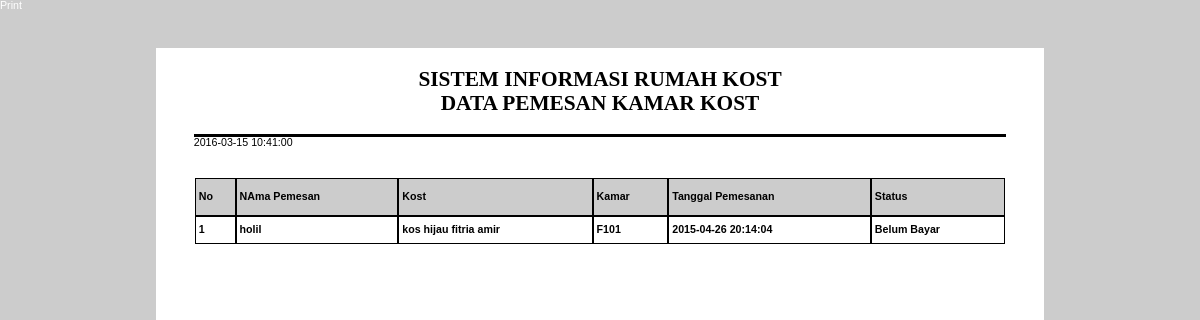
The page /member/riport-pemesan.php (signed in) on the database its author committed.
### tables this page shows
CREATE TABLE IF NOT EXISTS `sewa` (
  `id_pesan` int(11) NOT NULL AUTO_INCREMENT,
  `id_penghuni` int(11) NOT NULL,
  `id_rumah` int(11) NOT NULL,
  `id_kamar` int(11) NOT NULL,
  `id_member` int(11) NOT NULL,
  `tanggal` timestamp NOT NULL DEFAULT CURRENT_TIMESTAMP ON UPDATE CURRENT_TIMESTAMP,
  `batas` timestamp NOT NULL DEFAULT '0000-00-00 00:00:00',
  `timer_pemesanan` timestamp NOT NULL DEFAULT '0000-00-00 00:00:00',
  `status` varchar(200) NOT NULL,
  PRIMARY KEY (`id_pesan`)
);

CREATE TABLE IF NOT EXISTS `penghuni` (
  `id_penghuni` int(11) NOT NULL AUTO_INCREMENT,
  `no_identitas` varchar(30) NOT NULL,
  `jenis_id` varchar(20) NOT NULL,
  `nama_p` varchar(100) NOT NULL,
  `username` varchar(50) NOT NULL,
  `password` varchar(50) NOT NULL,
  `email` varchar(100) NOT NULL,
  `alamat` varchar(100) NOT NULL,
  `tempat_lahir` varchar(100) NOT NULL,
  `tgl_lahir` date NOT NULL,
  `jk` varchar(30) NOT NULL,
  `phone` varchar(30) NOT NULL,
  `status_p` varchar(50) NOT NULL,
  PRIMARY KEY (`id_penghuni`)
);

CREATE TABLE IF NOT EXISTS `rumah_kost` (
  `id_rumah` int(11) NOT NULL AUTO_INCREMENT,
  `id_member` int(11) NOT NULL,
  `Nama_kost` varchar(100) NOT NULL,
  `alamat_kost` varchar(500) NOT NULL,
  `id_kecamatan` int(11) NOT NULL,
  `id_kelurahan` int(11) NOT NULL,
  `fasilitas` varchar(500) NOT NULL,
  `latitude` float NOT NULL,
  `longitude` float NOT NULL,
  `lain_lain` varchar(500) NOT NULL,
  `harga_terendah` varchar(100) NOT NULL,
  `jenis_kost` varchar(50) NOT NULL,
  `kategori` varchar(100) NOT NULL,
  `id_metode` int(11) NOT NULL,
  `foto` varchar(1000) NOT NULL,
  PRIMARY KEY (`id_rumah`)
);

CREATE TABLE IF NOT EXISTS `kamar` (
  `id_kamar` int(11) NOT NULL AUTO_INCREMENT,
  `id_rumah` int(11) NOT NULL,
  `id_member` int(11) NOT NULL,
  `kamar` varchar(500) NOT NULL,
  `fasilitas_kamar` varchar(500) NOT NULL,
  `kouta` int(11) NOT NULL,
  `harga` varchar(500) NOT NULL,
  `waktu_sewa` varchar(100) NOT NULL,
  `keterangan_kamar` text NOT NULL,
  PRIMARY KEY (`id_kamar`)
);

### config/config.php (called while the page is built, shortened)
<?php
$db="rumah_kost";
$entries=10;
?>

### member/riport-pemesan.php (the view, shortened to what this page needs)
<?php
if ($_SESSION['id_member']) {
    include "../config/config.php";
    $id_member = $_SESSION['id_member'];
    $kamar = $_GET['kamar'];
    ?>
    <!DOCTYPE HTML PUBLIC "-//W3C//DTD XHTML 1.0 Strict//EN" "http://www.w3.org/TR/xhtml1/DTD/xhtml1-strict.dtd">
    <head>
                                    </head><body>
                                        <a href="#" id="print" onclick="window.print();document.getElementById('print').style.display='none';window.close();" style="text-decoration:none; color:white;" title="Print">Print</a>
                                        <?php
                                        $page = (int) $_GET['id'];
                                        $offset = $page * $entries;
                                        $result = mysql_db_query($db, "select * from sewa  where id_member='$id_member' order by tanggal desc limit $offset,$entries", $koneksi);
                                        ?>
                                        <div class="page">
                                            <div class="header">
                                                    <div class="h1"><center>SISTEM INFORMASI RUMAH KOST</center></div>
                                                    <div class="h1"><center>DATA PEMESAN KAMAR KOST</center></div>
                                            </div>
                                            <div class="header5">
                                                <div> <? echo date('Y-m-d H:i:s') ?></div>
                                            </div>
                                            <div class="content">
                                                <table width="100%" height="100%" border="1" cellpadding="0" cellspacing="0" bordercolor="#ffffff" class="tbTopik">
                                                    <tr>
                                                        <td height="30px"  bgcolor="#CCCCCC">No</td>
                                                        <td height="30px"  bgcolor="#CCCCCC">NAma Pemesan</td>
                                                        <td height="30px"  bgcolor="#CCCCCC">Kost</td>
                                                        <td height="30px"  bgcolor="#CCCCCC">Kamar</td>
                                                        <td height="30px"  bgcolor="#CCCCCC">Tanggal Pemesanan</td>
                                                        <td height="30px"  bgcolor="#CCCCCC">Status</td>
                                                    </tr>
                                                    <?php
                                                    include "../config/config.php";
                                                    while ($row = mysql_fetch_array($result)) {
                                                        $id_penghuni = $row['id_penghuni'];
                                                        $id_rumah = $row['id_rumah'];
                                                        $id_kamar = $row['id_kamar'];
                                                        $tanggal = $row['tanggal'];
                                                        $status = $row['status'];
                                                        $tampil = mysql_db_query($db, "select * from penghuni where id_penghuni='$id_penghuni' ", $koneksi);
                                                        while ($row = mysql_fetch_array($tampil)) {
                                                            $nama_p = $row['nama_p'];
                                                        }
                                                        $tampil = mysql_db_query($db, "select * from rumah_kost where id_rumah='$id_rumah'", $koneksi);
                                                        while ($row = mysql_fetch_array($tampil)) {
                                                            $Nama_kost = $row['Nama_kost'];
                                                        }
                                                        $tampil = mysql_db_query($db, "select * from kamar where id_kamar='$id_kamar' ", $koneksi);
                                                        while ($row = mysql_fetch_array($tampil)) {
                                                            $kamar = $row['kamar'];
                                                        }
                                                        ?>
                                                        <tr>
                                                            <td height="20px"  ><?php echo $i + 1; ?></td>
                                                            <td height="20px"><?php echo $nama_p; ?></td>
                                                            <td height="20px"><?php echo $Nama_kost; ?></td>
                                                            <td height="20px"><?php echo $kamar; ?></td>
                                                            <td height="20px"><?php echo $tanggal; ?></td>
                                                            <td height="20px"><?php echo $status; ?></td>
                                                        </tr>
                                                        <?php
                                                        $i++;
                                                    }
                                                    ?>
                                                </table>
                                            </div>
                                            <?php
                                        } else {
                                            echo "<script> document.location.href='index.php?page=1&status=<font color=red>Maaf, Sebelum transaksi Anda harus daftar dan login member </font>'; </script>";
                                        }
                                        ?>

### member/riport-pemesan.php (style rules this page uses)
* { margin:0; padding:0; }
body { background-color:#CCCCCC; color:white; font:normal 8pt/100% Arial,tahoma,sans-serif; }
div.page { background-color:white; color:black; min-height:33cm; margin:1cm auto; padding: 0.5cm 1cm 1cm 1cm; width:21.5cm; }
div.header { background-color:white; border-bottom:3px solid black; font-family:"Times New Roman",serif; padding-bottom:.5cm; text-align:center; color:black; }
div.header div.h1 { font-size:16pt; font-weight:bold; line-height:18pt; }
div.content { margin-top:.2cm; }
table.tbTopik { width:100%; }
table.tbTopik tr td { margin:2px; padding:3px; }
tr td { font-weight:bold; border:1px solid #000000; border-width:1px; }
body { background-color:white; }
div.page { margin:auto; min-height:29.5cm; margin:auto; padding:0 1cm; width:21.5cm; }
div.header { padding-bottom:.5cm; }

### rows shown on the page
sewa: id_penghuni.nama_p "holil", id_rumah.Nama_kost "kos hijau fitria amir", id_kamar.kamar "F101", tanggal "2015-04-26 20:14:04", status "Belum Bayar"
